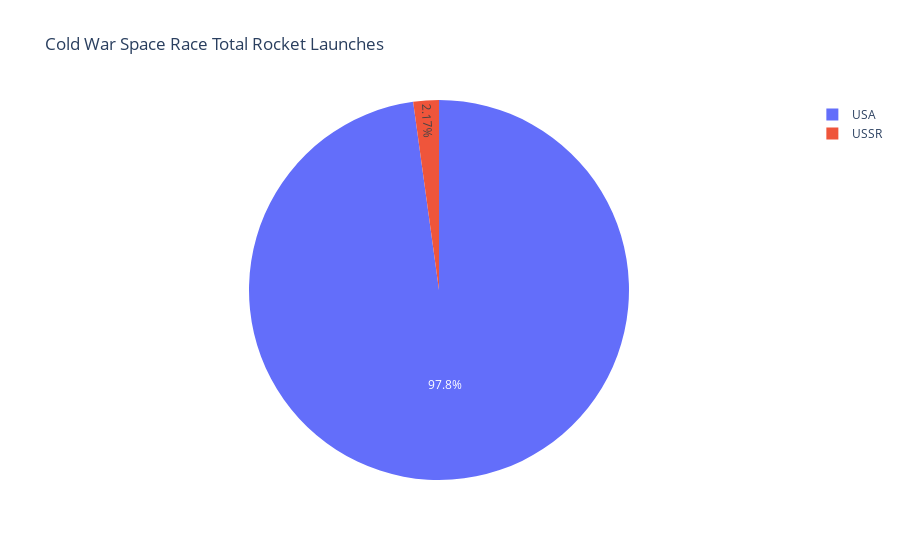

Write notebook code for a chart like this one.
### Code cell
fig = px.pie(cold_war_launches_USA_USSR, values="Launch Count", names="Country", title='Cold War Space Race Total Rocket Launches')
fig.show()

### Figure 1 — Plotly figure (JSON) as saved in the notebook; plotly's stock layout.template omitted (floating-point values rounded to 4 significant figures)
{"data": [{"domain": {"x": [0, 1], "y": [0, 1]}, "hovertemplate": "Country=%{label}<br>Launch Count=%{value}<extra></extra>", "labels": ["USA", "USA", "USA", "USA", "USA", "USA", "USA", "USA", "USA", "USA", "USA", "USA", "USA", "USA", "USA", "USA", "USSR", "USA", "USSR", "USA", "USA", "USA"], "legendgroup": "", "name": "", "showlegend": true, "type": "pie", "values": [2, 2, 3, 8, 10, 8, 1, 2, 2, 1, 2, 3, 4, 5, 9, 2, 1, 3, 1, 6, 10, 7]}], "layout": {"legend": {"tracegroupgap": 0}, "title": {"text": "Cold War Space Race Total Rocket Launches"}}}
